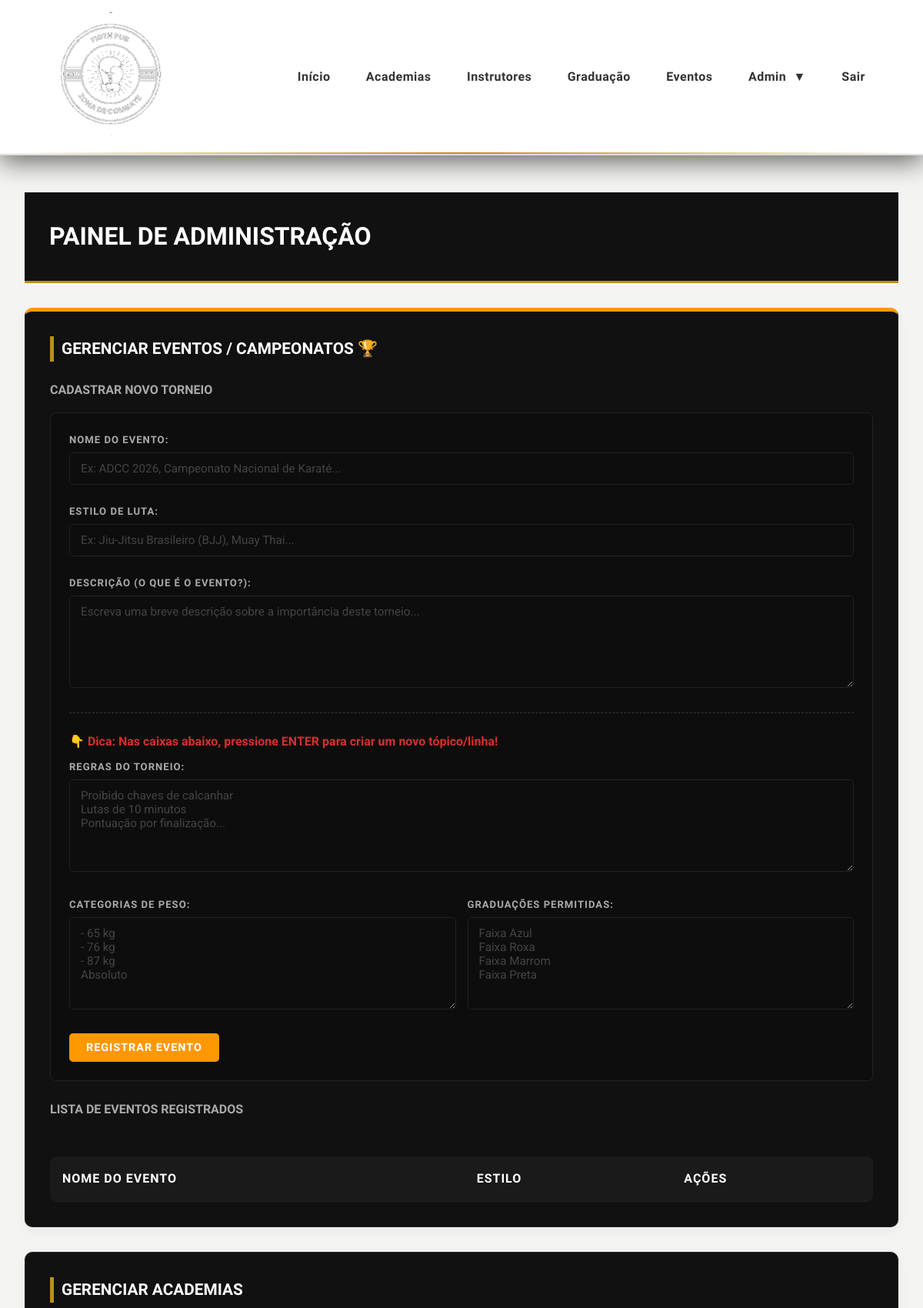
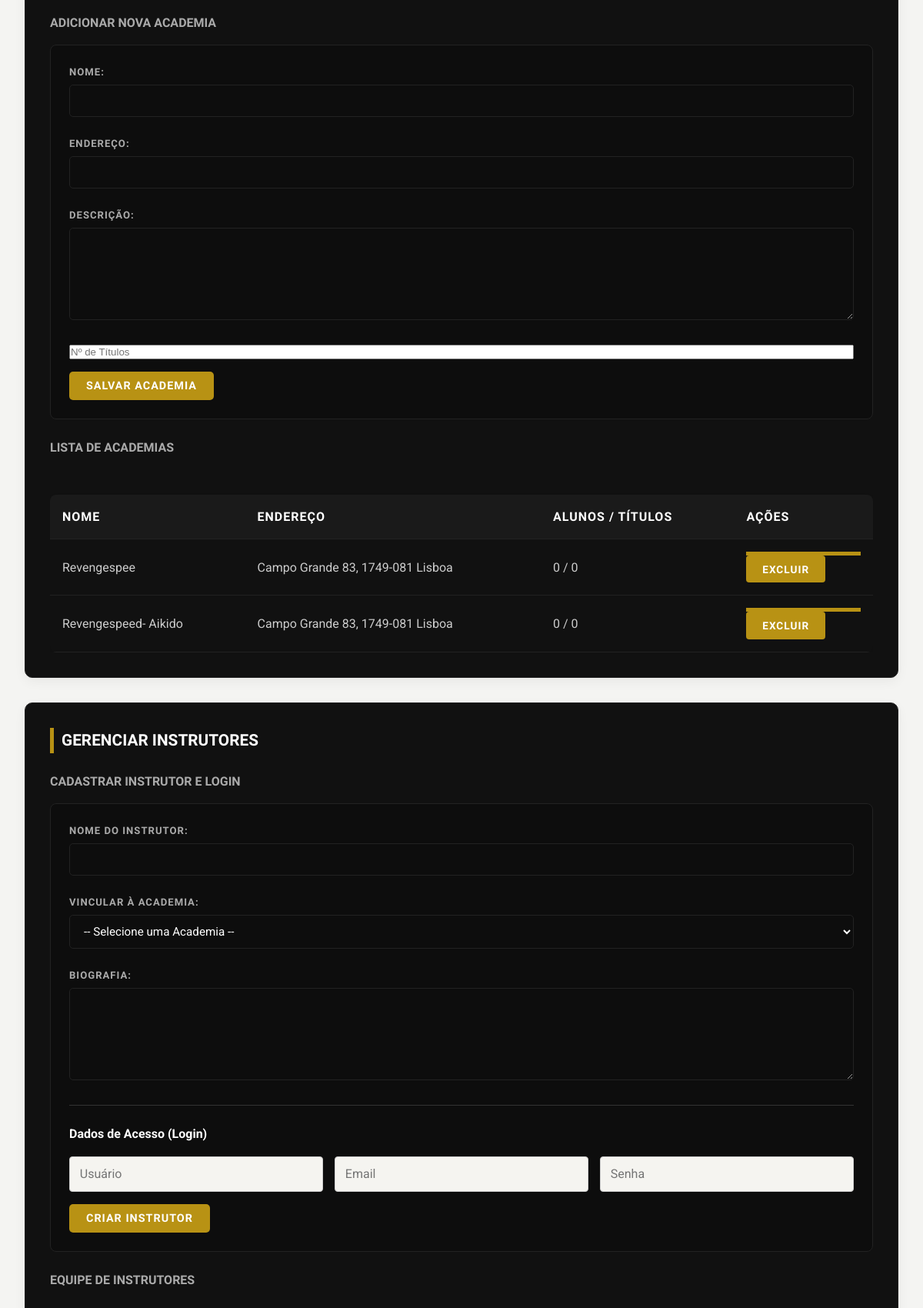
/admin.php (signed in, upper part), run on the app's committed database (2 pictures, top to bottom).
### tables this page shows
CREATE TABLE academies (
        id INTEGER PRIMARY KEY AUTOINCREMENT, 
        name TEXT NOT NULL, 
        address TEXT, 
        description TEXT, 
        num_students INTEGER DEFAULT 0, 
        num_titles INTEGER DEFAULT 0
    , avatar TEXT);

### admin.php (the view, shortened to what this page needs)
<?php
include 'header.php';
$db = new SQLite3('academies.db');
$query_create_events = "CREATE TABLE IF NOT EXISTS events (
    id INTEGER PRIMARY KEY AUTOINCREMENT,
    name TEXT NOT NULL,
    martial_art_type TEXT NOT NULL,
    description TEXT,
    rules TEXT,
    weight_classes TEXT,
    belt_ranks TEXT
)";
$db->exec($query_create_events);
$academies = $db->query("SELECT * FROM academies ORDER BY name");
?>
<main>
    <div class="admin-header">
        <h1>Painel de Administração</h1>
    </div>
    <div class="admin-section section-events" style="border-top: 5px solid #ff9800;">
        <h2>Gerenciar Eventos / Campeonatos 🏆</h2>
        <h3>Cadastrar Novo Torneio</h3>
        <form method="POST" class="admin-form-inner">
            <div class="form-group">
                <label>Nome do Evento:</label>
                <input type="text" name="event_name" placeholder="Ex: ADCC 2026, Campeonato Nacional de Karaté..." required>
            </div>
            <div class="form-group">
                <label>Estilo de Luta:</label>
                <input type="text" name="martial_art_type" placeholder="Ex: Jiu-Jitsu Brasileiro (BJJ), Muay Thai..." required>
            </div>
            <div class="form-group">
                <label>Descrição (O que é o evento?):</label>
                <textarea name="event_description" placeholder="Escreva uma breve descrição sobre a importância deste torneio..." required></textarea>
            </div>
            <hr style="border: 0; border-top: 1px dashed #333; margin: 1.5rem 0;">
            <p style="color: #d32f2f; font-weight: bold; margin-bottom: 10px;">👇 Dica: Nas caixas abaixo, pressione ENTER para criar um novo tópico/linha!</p>
            <div class="form-group">
                <label>Regras do Torneio:</label>
                <textarea name="rules" rows="5" placeholder="Proibido chaves de calcanhar&#10;Lutas de 10 minutos&#10;Pontuação por finalização..."></textarea>
            </div>
            <div style="display: grid; grid-template-columns: 1fr 1fr; gap: 15px;">
                <div class="form-group">
                    <label>Categorias de Peso:</label>
                    <textarea name="weight_classes" rows="5" placeholder="- 65 kg&#10;- 76 kg&#10;- 87 kg&#10;Absoluto"></textarea>
                </div>
                <div class="form-group">
                    <label>Graduações Permitidas:</label>
                    <textarea name="belt_ranks" rows="5" placeholder="Faixa Azul&#10;Faixa Roxa&#10;Faixa Marrom&#10;Faixa Preta"></textarea>
                </div>
            </div>
            <button type="submit" name="add_event" class="btn-admin" style="background: #ff9800;">Registrar Evento</button>
        </form>
        <h3>Lista de Eventos Registrados</h3>
        <div style="overflow-x: auto;">
            <table class="table">
                <thead>
                    <tr>
                        <th>Nome do Evento</th>
                        <th>Estilo</th>
                        <th>Ações</th>
                    </tr>
                </thead>
            </table>
        </div>
    </div>
    <div class="admin-section section-academies">
        <h2>Gerenciar Academias</h2>
        <h3>Adicionar Nova Academia</h3>
        <form method="POST" class="admin-form-inner">
            <div class="form-group">
                <label>Nome:</label>
                <input type="text" name="name" required>
            </div>
            <div class="form-group">
                <label>Endereço:</label>
                <input type="text" name="address" required>
            </div>
            <div class="form-group">
                <label>Descrição:</label>
                <textarea name="description" required></textarea>
            </div>
            <div class="form-flex">
                <input type="number" name="num_titles" placeholder="Nº de Títulos" required>
            </div>
            <button type="submit" name="add_academy" class="btn-admin">Salvar Academia</button>
        </form>
        <h3>Lista de Academias</h3>
        <div style="overflow-x: auto;">
            <table class="table">
                <thead>
                    <tr>
                        <th>Nome</th>
                        <th>Endereço</th>
                        <th>Alunos / Títulos</th>
                        <th>Ações</th>
                    </tr>
                </thead>
                <tbody>
                    <?php while ($academy = $academies->fetchArray(SQLITE3_ASSOC)): ?>
                        <tr>
                            <td><?php echo htmlspecialchars($academy['name']); ?></td>
                            <td><?php echo htmlspecialchars($academy['address']); ?></td>
                            <td><?php echo $academy['num_students'] . ' / ' . $academy['num_titles']; ?></td>
                            <td>
                                <form method="POST" class="form-inline">
                                    <button type="submit" name="delete_academy" class="btn-text-danger" onclick="return confirm('Isso apagará a academia e todos os seus dados. Continuar?')">Excluir</button>
                                </form>
                            </td>
                        </tr>
                    <?php endwhile; ?>
                </tbody>
            </table>
        </div>
    </div>
    <div class="admin-section section-instructors">
        <h2>Gerenciar Instrutores</h2>
        <h3>Cadastrar Instrutor e Login</h3>
        <form method="POST" class="admin-form-inner">
            <div class="form-group">
                <label>Nome do Instrutor:</label>
                <input type="text" name="instructor_name" required>
            </div>
            <div class="form-group">
                <label>Vincular à Academia:</label>
                <select name="academy_id" required>
                    <option value="">-- Selecione uma Academia --</option>
                </select>
            </div>
            <div class="form-group">
                <label>Biografia:</label>
                <textarea name="bio" required></textarea>
            </div>
            <hr style="border: 0; border-top: 1px solid #333; margin: 1.5rem 0;">
            <h4 style="margin-bottom: 1rem; color: #fff;">Dados de Acesso (Login)</h4>
            <div class="form-grid-3">
                <input type="text" name="username" placeholder="Usuário" required>
                <input type="email" name="email" placeholder="Email" required>
                <input type="password" name="password" placeholder="Senha" required>
            </div>
            <button type="submit" name="add_instructor" class="btn-admin btn-admin-alt">Criar Instrutor</button>
        </form>
        <h3>Equipe de Instrutores</h3>
        <div style="overflow-x: auto;">
        </div>
    </div>
</main>
<?php
include 'footer.php';
?>

### data on the page
academies: name "Revengespee", address "Campo Grande 83, 1749-081 Lisboa", num_students "0", num_titles "0"
academies: name "Revengespeed- Aikido", address "Campo Grande 83, 1749-081 Lisboa", num_students "0", num_titles "0"
